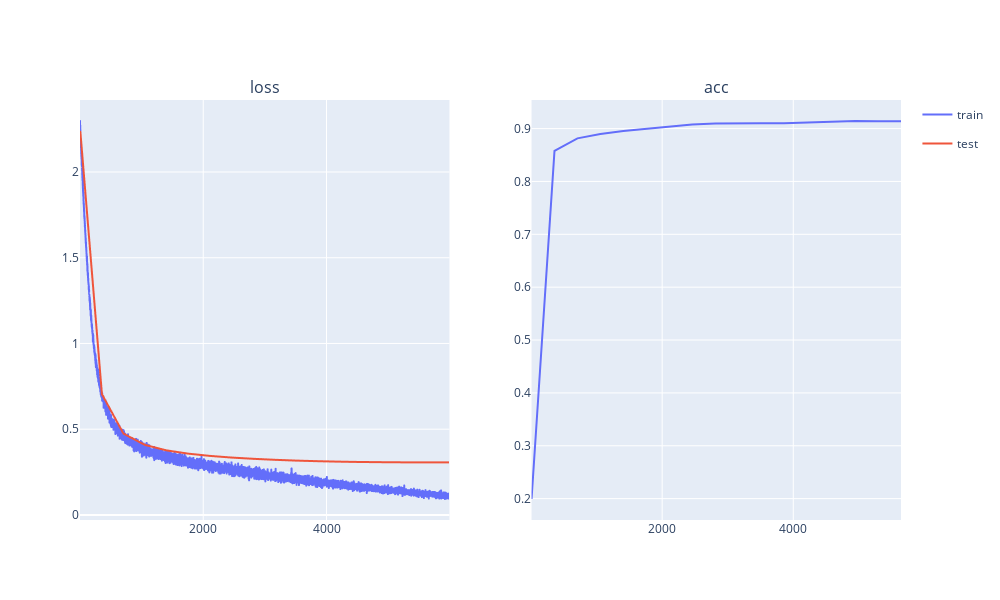

The notebook cell saved with this chart:
### Code cell
# sgd
plotter.draw_no_widget()

### Figure 1 — Plotly figure (JSON) as saved in the notebook; plotly's stock layout.template omitted (floating-point values rounded to 4 significant figures; data arrays with more than 128 entries replaced by an {"elided": "..."} marker saying what was removed)
{"data": [{"hovertemplate": "phase=train<br>epoch=%{x}<br>loss=%{y}<extra></extra>", "legendgroup": "train", "marker": {"color": "#636efa", "symbol": "circle"}, "mode": "lines", "name": "train", "showlegend": true, "type": "scattergl", "x": {"elided": "5994 int values"}, "xaxis": "x", "y": {"elided": "5994 float values"}, "yaxis": "y"}, {"hovertemplate": "phase=test<br>epoch=%{x}<br>loss=%{y}<extra></extra>", "legendgroup": "test", "marker": {"color": "#EF553B", "symbol": "circle"}, "mode": "lines", "name": "test", "showlegend": true, "type": "scattergl", "x": [7, 357, 707, 1057, 1407, 1757, 2107, 2457, 2807, 3157, 3507, 3857, 4207, 4557, 4594, 4944, 5294, 5644, 5994], "xaxis": "x", "y": [2.235, 0.7043, 0.4743, 0.4081, 0.3765, 0.3575, 0.3445, 0.3348, 0.3274, 0.3216, 0.317, 0.3134, 0.3107, 0.3088, 0.3087, 0.3074, 0.3067, 0.3066, 0.3069], "yaxis": "y"}, {"hovertemplate": "phase=test<br>epoch=%{x}<br>acc=%{y}<extra></extra>", "legendgroup": "test", "marker": {"color": "#636efa", "symbol": "circle"}, "mode": "lines", "name": "test", "orientation": "v", "showlegend": false, "type": "scatter", "x": [7, 357, 707, 1057, 1407, 1757, 2107, 2457, 2807, 3157, 3507, 3857, 4207, 4557, 4594, 4944, 5294, 5644], "xaxis": "x2", "y": [0.1993, 0.8577, 0.8814, 0.8896, 0.8955, 0.9, 0.9039, 0.9079, 0.9094, 0.9105, 0.9103, 0.9098, 0.9111, 0.9126, 0.9128, 0.9143, 0.9137, 0.9139], "yaxis": "y2"}], "layout": {"annotations": [{"font": {"size": 16}, "showarrow": false, "text": "loss", "x": 0.225, "xanchor": "center", "xref": "paper", "y": 1, "yanchor": "bottom", "yref": "paper"}, {"font": {"size": 16}, "showarrow": false, "text": "acc", "x": 0.775, "xanchor": "center", "xref": "paper", "y": 1, "yanchor": "bottom", "yref": "paper"}], "height": 600, "showlegend": true, "width": 1000, "xaxis": {"anchor": "y", "domain": [0, 0.45]}, "xaxis2": {"anchor": "y2", "domain": [0.55, 1]}, "yaxis": {"anchor": "x", "domain": [0, 1]}, "yaxis2": {"anchor": "x2", "domain": [0, 1]}}}
